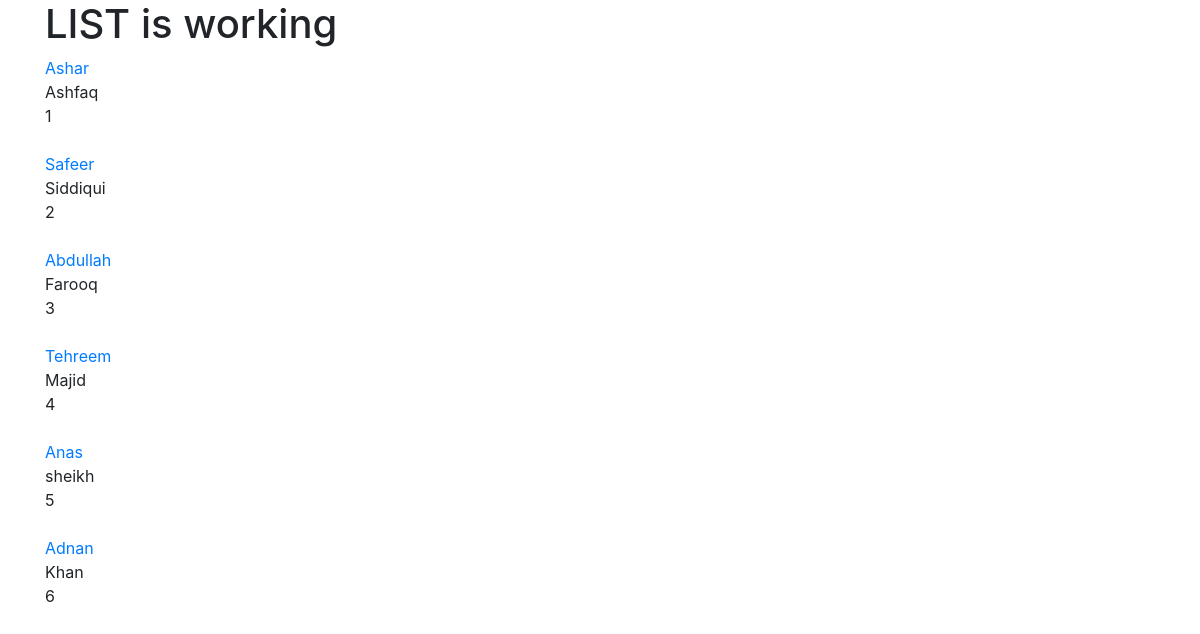
Before: /employees/LIST/ with the older database file.
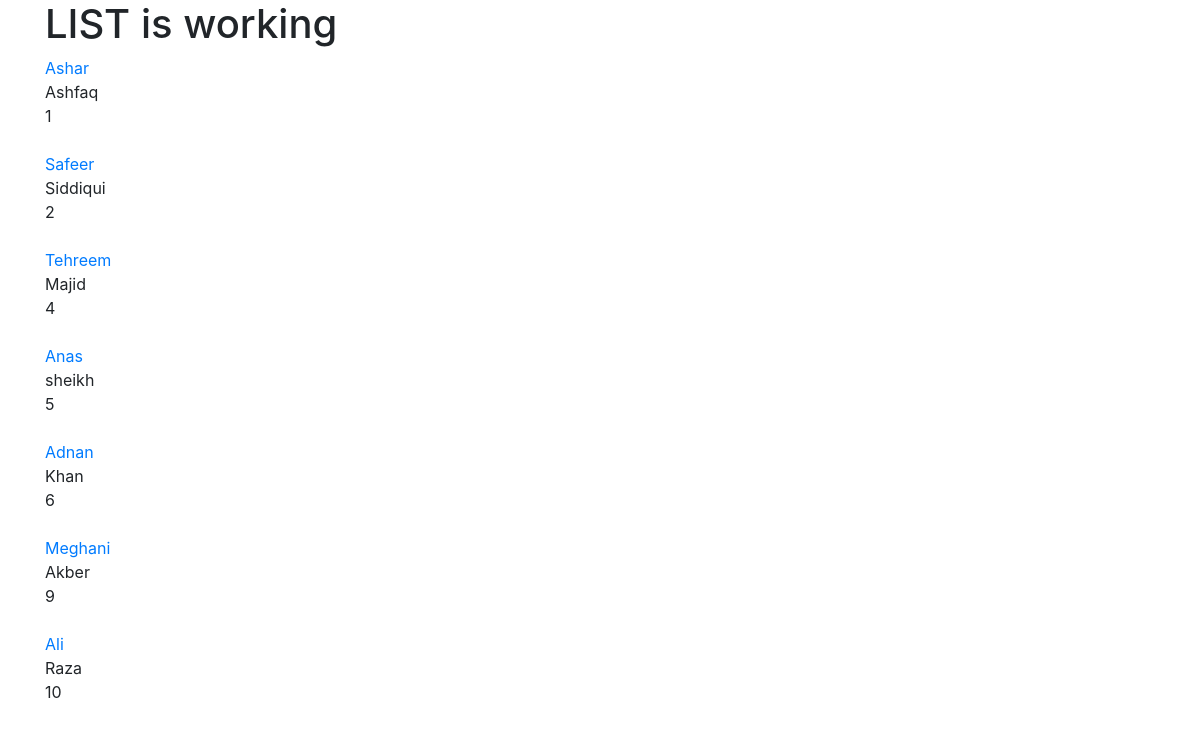
After: the same page with the newer database file.
### webapp/models.py (models this page shows, shortened)
class employees(models.Model):
    firstname = models.CharField(max_length = 14)
    lastname = models.CharField(max_length = 14)
    image = models.ImageField(null = True, blank = True , width_field= 'width_field' , height_field= 'height_field')
    height_field = models.IntegerField(default=0)
    width_field = models.IntegerField(default=0)
    emp_id = models.IntegerField()
    updated = models.DateTimeField(auto_now=True,auto_now_add=False)
    timestamp = models.DateTimeField(auto_now=False,auto_now_add=True)
    def get_absolute_url(self):
        return reverse("Detail", kwargs={"id": self.id})

### webapp/views.py (the view)
# urls.py: path('LIST/', views.post_list, name= 'list'),
def post_list(request):
    queryset = employees.objects.all()
    paginator = Paginator(queryset, 25) # Show 25 contacts per page
    page = request.GET.get('page')
    contacts = paginator.get_page(page)
    context = {
        'object_list' : contacts,
        'title' : 'LIST'
    }
    return render(request, 'base.html',context)

### templates/base.html (shortened to what this page needs)
{% load staticfiles %}
<html>
    <head>
        <link rel="stylesheet" href="https://stackpath.bootstrapcdn.com/bootstrap/4.3.1/css/bootstrap.min.css">
        <link rel = 'stylesheet' href ='{% static "/css/base.css" %}' />
    </head>
<body>
    <div class='container'>
        {% block content %}
        <h1>{{ title }} is working</h1>
        {% for obj in object_list%}
        <a href = '{{obj.get_absolute_url}}'>
        {{ obj.firstname }}</a><br/>
        {{ obj.lastname }}<br/>
        {{ obj.id }}<br/> <br/>
        {% endfor %}
        {% endblock content %}
    </div>
</body>
</html>

Changed rows visible on the page:
removed employees: firstname "Abdullah", lastname "Farooq", id "3"
added employees: firstname "Meghani", lastname "Akber", id "9"
added employees: firstname "Ali", lastname "Raza", id "10"
